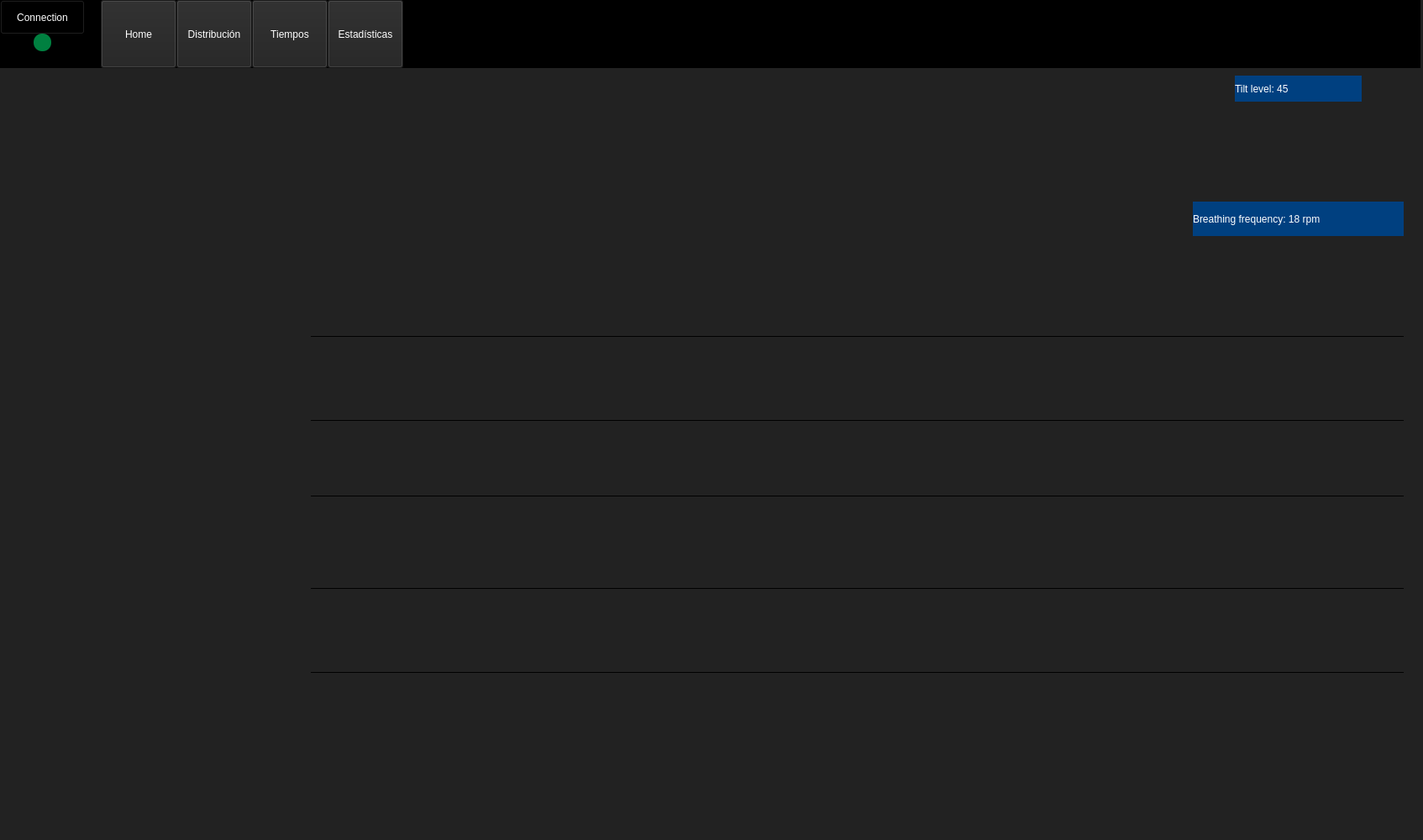
<?xml version="1.0" encoding="UTF-8"?>
<ui version="4.0">
 <class>MainWindow_UserSelectedBed</class>
 <widget class="QMainWindow" name="MainWindow_UserSelectedBed">
  <property name="geometry">
   <rect>
    <x>0</x>
    <y>0</y>
    <width>1694</width>
    <height>1000</height>
   </rect>
  </property>
  <property name="windowTitle">
   <string>MainWindow</string>
  </property>
  <property name="styleSheet">
   <string notr="true">background:#222222;</string>
  </property>
  <widget class="QWidget" name="centralwidget">
   <widget class="QLabel" name="label">
    <property name="geometry">
     <rect>
      <x>0</x>
      <y>0</y>
      <width>1691</width>
      <height>81</height>
     </rect>
    </property>
    <property name="styleSheet">
     <string notr="true">background:black;</string>
    </property>
    <property name="text">
     <string/>
    </property>
   </widget>
   <widget class="QLabel" name="label_2">
    <property name="geometry">
     <rect>
      <x>1320</x>
      <y>0</y>
      <width>331</width>
      <height>81</height>
     </rect>
    </property>
    <property name="styleSheet">
     <string notr="true">background:black;</string>
    </property>
    <property name="text">
     <string/>
    </property>
    <property name="pixmap">
     <pixmap resource="images.qrc">:/images/logoGIBIC.png</pixmap>
    </property>
    <property name="scaledContents">
     <bool>true</bool>
    </property>
   </widget>
   <widget class="QPushButton" name="pushButton_2">
    <property name="geometry">
     <rect>
      <x>0</x>
      <y>0</y>
      <width>101</width>
      <height>41</height>
     </rect>
    </property>
    <property name="styleSheet">
     <string notr="true">background:black;
color:white;</string>
    </property>
    <property name="text">
     <string>Connection</string>
    </property>
   </widget>
   <widget class="QLabel" name="label_stadisticWindow">
    <property name="geometry">
     <rect>
      <x>370</x>
      <y>300</y>
      <width>1301</width>
      <height>591</height>
     </rect>
    </property>
    <property name="text">
     <string/>
    </property>
    <property name="pixmap">
     <pixmap resource="images.qrc">:/images/sensor1.jpeg</pixmap>
    </property>
    <property name="scaledContents">
     <bool>true</bool>
    </property>
   </widget>
   <widget class="QLabel" name="label_5">
    <property name="geometry">
     <rect>
      <x>30</x>
      <y>300</y>
      <width>341</width>
      <height>591</height>
     </rect>
    </property>
    <property name="text">
     <string/>
    </property>
    <property name="pixmap">
     <pixmap resource="images.qrc">:/images/pacienteDeFrente2.png</pixmap>
    </property>
    <property name="scaledContents">
     <bool>true</bool>
    </property>
   </widget>
   <widget class="QPushButton" name="pushButton_3">
    <property name="geometry">
     <rect>
      <x>40</x>
      <y>40</y>
      <width>21</width>
      <height>21</height>
     </rect>
    </property>
    <property name="styleSheet">
     <string notr="true">background: rgb(0, 128, 64);
border-radius: 10px;</string>
    </property>
    <property name="text">
     <string/>
    </property>
   </widget>
   <widget class="QLabel" name="label_historicRegisters">
    <property name="geometry">
     <rect>
      <x>370</x>
      <y>890</y>
      <width>1301</width>
      <height>61</height>
     </rect>
    </property>
    <property name="text">
     <string/>
    </property>
    <property name="pixmap">
     <pixmap resource="images.qrc">:/images/historial4.png</pixmap>
    </property>
    <property name="scaledContents">
     <bool>true</bool>
    </property>
   </widget>
   <widget class="QLabel" name="label_8">
    <property name="geometry">
     <rect>
      <x>1420</x>
      <y>240</y>
      <width>251</width>
      <height>41</height>
     </rect>
    </property>
    <property name="styleSheet">
     <string notr="true">color:white;
font: 25 18pt &quot;Helvetica Neue&quot;;
qproperty-alignment: AlignCenter; 
background:rgb(0, 64, 128);</string>
    </property>
    <property name="text">
     <string>Breathing frequency: 18 rpm</string>
    </property>
   </widget>
   <widget class="QLabel" name="label_6">
    <property name="geometry">
     <rect>
      <x>1470</x>
      <y>90</y>
      <width>151</width>
      <height>31</height>
     </rect>
    </property>
    <property name="styleSheet">
     <string notr="true">color:white;
font: 25 18pt &quot;Helvetica Neue&quot;;
qproperty-alignment: AlignCenter; 
background:rgb(0, 64, 128);</string>
    </property>
    <property name="text">
     <string>Tilt level: 45</string>
    </property>
   </widget>
   <widget class="QLabel" name="label_7">
    <property name="geometry">
     <rect>
      <x>1480</x>
      <y>130</y>
      <width>131</width>
      <height>101</height>
     </rect>
    </property>
    <property name="text">
     <string/>
    </property>
    <property name="pixmap">
     <pixmap resource="images.qrc">:/images/BedMonitoreoV2.00033.png</pixmap>
    </property>
    <property name="scaledContents">
     <bool>true</bool>
    </property>
   </widget>
   <widget class="QLabel" name="label_BedControl">
    <property name="geometry">
     <rect>
      <x>790</x>
      <y>90</y>
      <width>321</width>
      <height>191</height>
     </rect>
    </property>
    <property name="text">
     <string/>
    </property>
    <property name="pixmap">
     <pixmap resource="images.qrc">:/images/controlActivo1.png</pixmap>
    </property>
    <property name="scaledContents">
     <bool>true</bool>
    </property>
   </widget>
   <widget class="QLabel" name="label_fourBedsImage">
    <property name="geometry">
     <rect>
      <x>30</x>
      <y>100</y>
      <width>471</width>
      <height>191</height>
     </rect>
    </property>
    <property name="text">
     <string/>
    </property>
    <property name="pixmap">
     <pixmap resource="images.qrc">:/images/UCI3.png</pixmap>
    </property>
    <property name="scaledContents">
     <bool>true</bool>
    </property>
   </widget>
   <widget class="QPushButton" name="pushButton_4">
    <property name="geometry">
     <rect>
      <x>120</x>
      <y>0</y>
      <width>90</width>
      <height>81</height>
     </rect>
    </property>
    <property name="styleSheet">
     <string notr="true">background:#222222;
color:white;</string>
    </property>
    <property name="text">
     <string>Home</string>
    </property>
   </widget>
   <widget class="QPushButton" name="pushButtonPressureButton">
    <property name="geometry">
     <rect>
      <x>210</x>
      <y>0</y>
      <width>90</width>
      <height>81</height>
     </rect>
    </property>
    <property name="styleSheet">
     <string notr="true">background:#222222;
color:white;</string>
    </property>
    <property name="text">
     <string>Distribución</string>
    </property>
   </widget>
   <widget class="QPushButton" name="pushButtonExpositionTimes">
    <property name="geometry">
     <rect>
      <x>300</x>
      <y>0</y>
      <width>90</width>
      <height>81</height>
     </rect>
    </property>
    <property name="styleSheet">
     <string notr="true">background:#222222;
color:white;</string>
    </property>
    <property name="text">
     <string>Tiempos</string>
    </property>
   </widget>
   <widget class="QPushButton" name="pushButtonStadistics_2">
    <property name="geometry">
     <rect>
      <x>390</x>
      <y>0</y>
      <width>90</width>
      <height>81</height>
     </rect>
    </property>
    <property name="styleSheet">
     <string notr="true">background:#222222;
color:white;</string>
    </property>
    <property name="text">
     <string>Estadísticas</string>
    </property>
   </widget>
   <widget class="QLabel" name="label_zona1_3">
    <property name="geometry">
     <rect>
      <x>490</x>
      <y>310</y>
      <width>81</width>
      <height>35</height>
     </rect>
    </property>
    <property name="styleSheet">
     <string notr="true">color:white;
qproperty-alignment: AlignCenter;
font: 25 18pt &quot;Helvetica Neue&quot;; 
border-radius:15;
background:#08088A;</string>
    </property>
    <property name="text">
     <string>00:00:00</string>
    </property>
   </widget>
   <widget class="QLabel" name="label_zona1_6">
    <property name="geometry">
     <rect>
      <x>710</x>
      <y>310</y>
      <width>81</width>
      <height>35</height>
     </rect>
    </property>
    <property name="styleSheet">
     <string notr="true">color:white;
qproperty-alignment: AlignCenter;
font: 25 18pt &quot;Helvetica Neue&quot;; 
border-radius:15;
background:#08088A;</string>
    </property>
    <property name="text">
     <string>00:00:00</string>
    </property>
   </widget>
   <widget class="QLabel" name="label_zona1_9">
    <property name="geometry">
     <rect>
      <x>920</x>
      <y>310</y>
      <width>81</width>
      <height>35</height>
     </rect>
    </property>
    <property name="styleSheet">
     <string notr="true">color:white;
qproperty-alignment: AlignCenter;
font: 25 18pt &quot;Helvetica Neue&quot;; 
border-radius:15;
background:#08088A;</string>
    </property>
    <property name="text">
     <string>00:00:00</string>
    </property>
   </widget>
   <widget class="QLabel" name="label_zona2_3">
    <property name="geometry">
     <rect>
      <x>1140</x>
      <y>310</y>
      <width>81</width>
      <height>35</height>
     </rect>
    </property>
    <property name="styleSheet">
     <string notr="true">color:white;
qproperty-alignment: AlignCenter;
font: 25 18pt &quot;Helvetica Neue&quot;; 
border-radius:15;
background:#08088A;</string>
    </property>
    <property name="text">
     <string>00:00:00</string>
    </property>
   </widget>
   <widget class="QLabel" name="label_zona2_6">
    <property name="geometry">
     <rect>
      <x>1360</x>
      <y>310</y>
      <width>81</width>
      <height>35</height>
     </rect>
    </property>
    <property name="styleSheet">
     <string notr="true">color:white;
qproperty-alignment: AlignCenter;
font: 25 18pt &quot;Helvetica Neue&quot;; 
border-radius:15;
background:#08088A;</string>
    </property>
    <property name="text">
     <string>00:00:00</string>
    </property>
   </widget>
   <widget class="QLabel" name="label_zona1_2">
    <property name="geometry">
     <rect>
      <x>490</x>
      <y>510</y>
      <width>81</width>
      <height>35</height>
     </rect>
    </property>
    <property name="styleSheet">
     <string notr="true">color:white;
qproperty-alignment: AlignCenter;
font: 25 18pt &quot;Helvetica Neue&quot;; 
border-radius:15;
background:#08088A;</string>
    </property>
    <property name="text">
     <string>00:00:00</string>
    </property>
   </widget>
   <widget class="QLabel" name="label_zona1_5">
    <property name="geometry">
     <rect>
      <x>710</x>
      <y>510</y>
      <width>81</width>
      <height>35</height>
     </rect>
    </property>
    <property name="styleSheet">
     <string notr="true">color:white;
qproperty-alignment: AlignCenter;
font: 25 18pt &quot;Helvetica Neue&quot;; 
border-radius:15;
background:#08088A;</string>
    </property>
    <property name="text">
     <string>00:00:00</string>
    </property>
   </widget>
   <widget class="QLabel" name="label_zona1_8">
    <property name="geometry">
     <rect>
      <x>920</x>
      <y>510</y>
      <width>81</width>
      <height>35</height>
     </rect>
    </property>
    <property name="styleSheet">
     <string notr="true">color:white;
qproperty-alignment: AlignCenter;
font: 25 18pt &quot;Helvetica Neue&quot;; 
border-radius:15;
background:#08088A;</string>
    </property>
    <property name="text">
     <string>00:00:00</string>
    </property>
   </widget>
   <widget class="QLabel" name="label_zona2_2">
    <property name="geometry">
     <rect>
      <x>1140</x>
      <y>510</y>
      <width>81</width>
      <height>35</height>
     </rect>
    </property>
    <property name="styleSheet">
     <string notr="true">color:white;
qproperty-alignment: AlignCenter;
font: 25 18pt &quot;Helvetica Neue&quot;; 
border-radius:15;
background:#08088A;</string>
    </property>
    <property name="text">
     <string>00:00:00</string>
    </property>
   </widget>
   <widget class="QLabel" name="label_zona2_5">
    <property name="geometry">
     <rect>
      <x>1360</x>
      <y>510</y>
      <width>81</width>
      <height>35</height>
     </rect>
    </property>
    <property name="styleSheet">
     <string notr="true">color:white;
qproperty-alignment: AlignCenter;
font: 25 18pt &quot;Helvetica Neue&quot;; 
border-radius:15;
background:#08088A;</string>
    </property>
    <property name="text">
     <string>00:00:00</string>
    </property>
   </widget>
   <widget class="QLabel" name="label_zona2_9">
    <property name="geometry">
     <rect>
      <x>1570</x>
      <y>310</y>
      <width>81</width>
      <height>35</height>
     </rect>
    </property>
    <property name="styleSheet">
     <string notr="true">color:white;
qproperty-alignment: AlignCenter;
font: 25 18pt &quot;Helvetica Neue&quot;; 
border-radius:15;
background:#08088A;</string>
    </property>
    <property name="text">
     <string>00:00:00</string>
    </property>
   </widget>
   <widget class="QLabel" name="label_zona2_8">
    <property name="geometry">
     <rect>
      <x>1570</x>
      <y>510</y>
      <width>81</width>
      <height>35</height>
     </rect>
    </property>
    <property name="styleSheet">
     <string notr="true">color:white;
qproperty-alignment: AlignCenter;
font: 25 18pt &quot;Helvetica Neue&quot;; 
border-radius:15;
background:#08088A;</string>
    </property>
    <property name="text">
     <string>00:00:00</string>
    </property>
   </widget>
   <widget class="QLabel" name="label_zona1_1">
    <property name="geometry">
     <rect>
      <x>490</x>
      <y>710</y>
      <width>81</width>
      <height>35</height>
     </rect>
    </property>
    <property name="styleSheet">
     <string notr="true">color:white;
qproperty-alignment: AlignCenter;
font: 25 18pt &quot;Helvetica Neue&quot;; 
border-radius:15;
background:#08088A;</string>
    </property>
    <property name="text">
     <string>00:00:00</string>
    </property>
   </widget>
   <widget class="QLabel" name="label_zona1_4">
    <property name="geometry">
     <rect>
      <x>710</x>
      <y>710</y>
      <width>81</width>
      <height>35</height>
     </rect>
    </property>
    <property name="styleSheet">
     <string notr="true">color:white;
qproperty-alignment: AlignCenter;
font: 25 18pt &quot;Helvetica Neue&quot;; 
border-radius:15;
background:#08088A;</string>
    </property>
    <property name="text">
     <string>00:00:00</string>
    </property>
   </widget>
   <widget class="QLabel" name="label_zona1_7">
    <property name="geometry">
     <rect>
      <x>920</x>
      <y>710</y>
      <width>81</width>
      <height>35</height>
     </rect>
    </property>
    <property name="styleSheet">
     <string notr="true">color:white;
qproperty-alignment: AlignCenter;
font: 25 18pt &quot;Helvetica Neue&quot;; 
border-radius:15;
background:#08088A;</string>
    </property>
    <property name="text">
     <string>00:00:00</string>
    </property>
   </widget>
   <widget class="QLabel" name="label_zona2_1">
    <property name="geometry">
     <rect>
      <x>1140</x>
      <y>710</y>
      <width>81</width>
      <height>35</height>
     </rect>
    </property>
    <property name="styleSheet">
     <string notr="true">color:white;
qproperty-alignment: AlignCenter;
font: 25 18pt &quot;Helvetica Neue&quot;; 
border-radius:15;
background:#08088A;</string>
    </property>
    <property name="text">
     <string>00:00:00</string>
    </property>
   </widget>
   <widget class="QLabel" name="label_zona2_4">
    <property name="geometry">
     <rect>
      <x>1360</x>
      <y>710</y>
      <width>81</width>
      <height>35</height>
     </rect>
    </property>
    <property name="styleSheet">
     <string notr="true">color:white;
qproperty-alignment: AlignCenter;
font: 25 18pt &quot;Helvetica Neue&quot;; 
border-radius:15;
background:#08088A;</string>
    </property>
    <property name="text">
     <string>00:00:00</string>
    </property>
   </widget>
   <widget class="QLabel" name="label_zona2_7">
    <property name="geometry">
     <rect>
      <x>1570</x>
      <y>710</y>
      <width>81</width>
      <height>35</height>
     </rect>
    </property>
    <property name="styleSheet">
     <string notr="true">color:white;
qproperty-alignment: AlignCenter;
font: 25 18pt &quot;Helvetica Neue&quot;; 
border-radius:15;
background:#08088A;</string>
    </property>
    <property name="text">
     <string>00:00:00</string>
    </property>
   </widget>
   <widget class="QLabel" name="label_HorizontalDivision1">
    <property name="geometry">
     <rect>
      <x>370</x>
      <y>496</y>
      <width>1301</width>
      <height>1</height>
     </rect>
    </property>
    <property name="text">
     <string/>
    </property>
   </widget>
   <widget class="QLabel" name="label_HorizontalDivision2">
    <property name="geometry">
     <rect>
      <x>370</x>
      <y>693</y>
      <width>1301</width>
      <height>1</height>
     </rect>
    </property>
    <property name="text">
     <string/>
    </property>
   </widget>
   <widget class="QLabel" name="label_VerticalDivision4">
    <property name="geometry">
     <rect>
      <x>586</x>
      <y>300</y>
      <width>1</width>
      <height>591</height>
     </rect>
    </property>
    <property name="text">
     <string/>
    </property>
   </widget>
   <widget class="QLabel" name="label_VerticalDivision5">
    <property name="geometry">
     <rect>
      <x>803</x>
      <y>300</y>
      <width>1</width>
      <height>591</height>
     </rect>
    </property>
    <property name="text">
     <string/>
    </property>
   </widget>
   <widget class="QLabel" name="label_VerticalDivision1">
    <property name="geometry">
     <rect>
      <x>1020</x>
      <y>300</y>
      <width>1</width>
      <height>591</height>
     </rect>
    </property>
    <property name="text">
     <string/>
    </property>
   </widget>
   <widget class="QLabel" name="label_VerticalDivision2">
    <property name="geometry">
     <rect>
      <x>1236</x>
      <y>300</y>
      <width>1</width>
      <height>591</height>
     </rect>
    </property>
    <property name="text">
     <string/>
    </property>
   </widget>
   <widget class="QLabel" name="label_VerticalDivision3">
    <property name="geometry">
     <rect>
      <x>1453</x>
      <y>300</y>
      <width>1</width>
      <height>591</height>
     </rect>
    </property>
    <property name="text">
     <string/>
    </property>
   </widget>
   <widget class="QCustomPlot" name="customPlot" native="true">
    <property name="enabled">
     <bool>true</bool>
    </property>
    <property name="geometry">
     <rect>
      <x>370</x>
      <y>300</y>
      <width>1301</width>
      <height>591</height>
     </rect>
    </property>
    <widget class="QLabel" name="label_HDivisionGraph3">
     <property name="geometry">
      <rect>
       <x>0</x>
       <y>100</y>
       <width>1311</width>
       <height>1</height>
      </rect>
     </property>
     <property name="styleSheet">
      <string notr="true">background: black;</string>
     </property>
     <property name="text">
      <string/>
     </property>
    </widget>
    <widget class="QLabel" name="label_HDivisionGraph2">
     <property name="geometry">
      <rect>
       <x>0</x>
       <y>200</y>
       <width>1301</width>
       <height>1</height>
      </rect>
     </property>
     <property name="styleSheet">
      <string notr="true">background:black;</string>
     </property>
     <property name="text">
      <string/>
     </property>
    </widget>
    <widget class="QLabel" name="label_HDivisionGraph1">
     <property name="geometry">
      <rect>
       <x>0</x>
       <y>290</y>
       <width>1301</width>
       <height>1</height>
      </rect>
     </property>
     <property name="styleSheet">
      <string notr="true">background:black;</string>
     </property>
     <property name="text">
      <string/>
     </property>
    </widget>
    <widget class="QLabel" name="label_HDivisionGraph5">
     <property name="geometry">
      <rect>
       <x>0</x>
       <y>400</y>
       <width>1301</width>
       <height>1</height>
      </rect>
     </property>
     <property name="styleSheet">
      <string notr="true">background:black;</string>
     </property>
     <property name="text">
      <string/>
     </property>
    </widget>
    <widget class="QLabel" name="label_HDivisionGraph4">
     <property name="geometry">
      <rect>
       <x>0</x>
       <y>500</y>
       <width>1301</width>
       <height>1</height>
      </rect>
     </property>
     <property name="styleSheet">
      <string notr="true">background: black;
</string>
     </property>
     <property name="text">
      <string>TextLabel</string>
     </property>
    </widget>
   </widget>
  </widget>
  <widget class="QMenuBar" name="menubar">
   <property name="geometry">
    <rect>
     <x>0</x>
     <y>0</y>
     <width>1694</width>
     <height>22</height>
    </rect>
   </property>
  </widget>
  <widget class="QStatusBar" name="statusbar"/>
 </widget>
 <customwidgets>
  <customwidget>
   <class>QCustomPlot</class>
   <extends>QWidget</extends>
   <header>qcustomplot.h</header>
   <container>1</container>
  </customwidget>
 </customwidgets>
 <resources>
  <include location="images.qrc"/>
 </resources>
 <connections/>
</ui>
